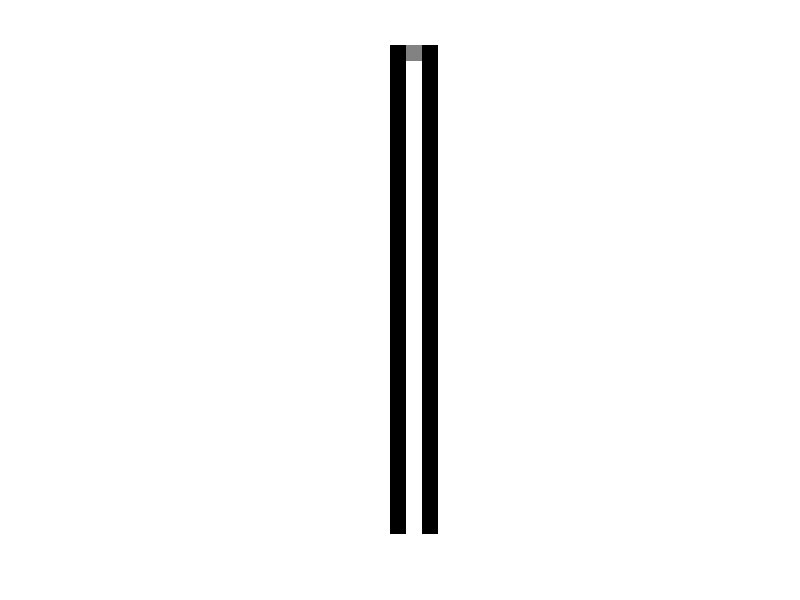

MATLAB code to generate this figure: (Note: this script raises an error after producing the figure.)
clear all
close all
clc

A=-1*zeros(30,3);
%setting the free road
A(:,2)=1;
%index for the car
B=[1,2];
%starting position
A(B(1,1),B(1,2))=0.5;
%number of iterations for the specified map
nIter=30;
%number of cars for the specified map
nCars=1;
%previous movement is set by the program depending in the sirtuation
%for each car
movement(1,1)=2;
imshow(A,'InitialMagnification','fit')
pause(1)
for i=2:1:nIter
      (A(B(1,1)+1,B(1,2))==1)
      move_south(i,1,A,B);
             %east
        
    imshow(A,'InitialMagnification','fit')
    pause(0.01)
end